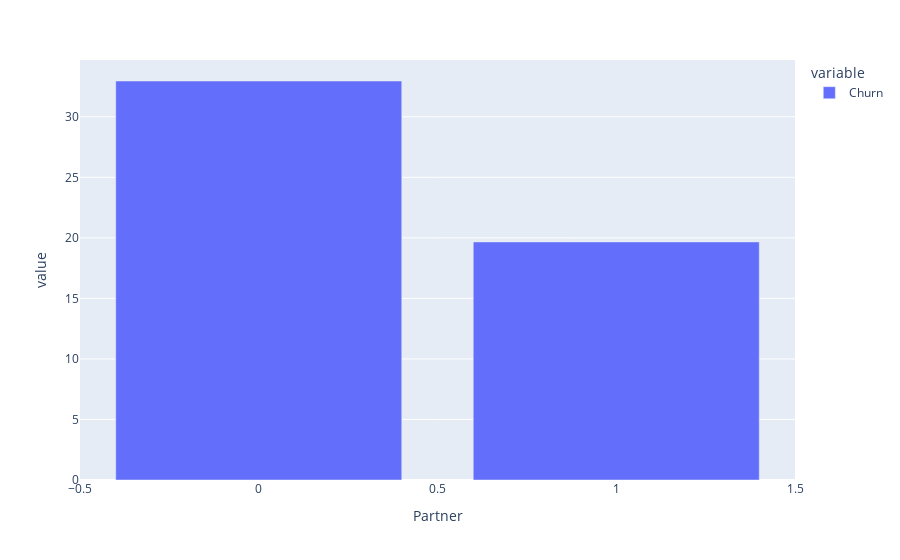

The cell this chart's notebook holds for it:
### Code cell
df.groupby('Partner')['Churn'].mean().multiply(100).plot(kind = 'bar', backend = 'plotly')

### Figure 1 — Plotly figure (JSON) as saved in the notebook; plotly's stock layout.template omitted (floating-point values rounded to 4 significant figures)
{"data": [{"alignmentgroup": "True", "hovertemplate": "variable=Churn<br>Partner=%{x}<br>value=%{y}<extra></extra>", "legendgroup": "Churn", "marker": {"color": "#636efa", "pattern": {"shape": ""}}, "name": "Churn", "offsetgroup": "Churn", "orientation": "v", "showlegend": true, "textposition": "auto", "type": "bar", "x": [0, 1], "xaxis": "x", "y": [32.96, 19.66], "yaxis": "y"}], "layout": {"barmode": "relative", "legend": {"title": {"text": "variable"}, "tracegroupgap": 0}, "margin": {"t": 60}, "xaxis": {"anchor": "y", "domain": [0, 1], "title": {"text": "Partner"}}, "yaxis": {"anchor": "x", "domain": [0, 1], "title": {"text": "value"}}}}
